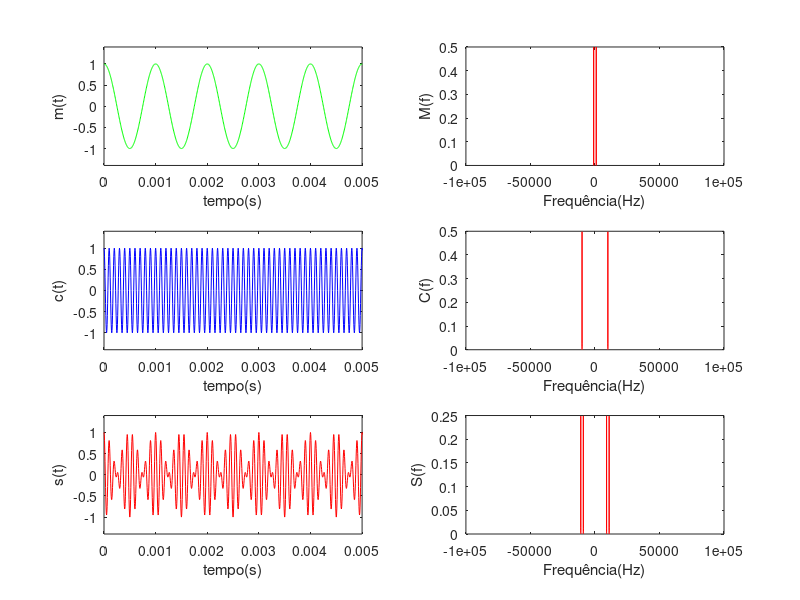
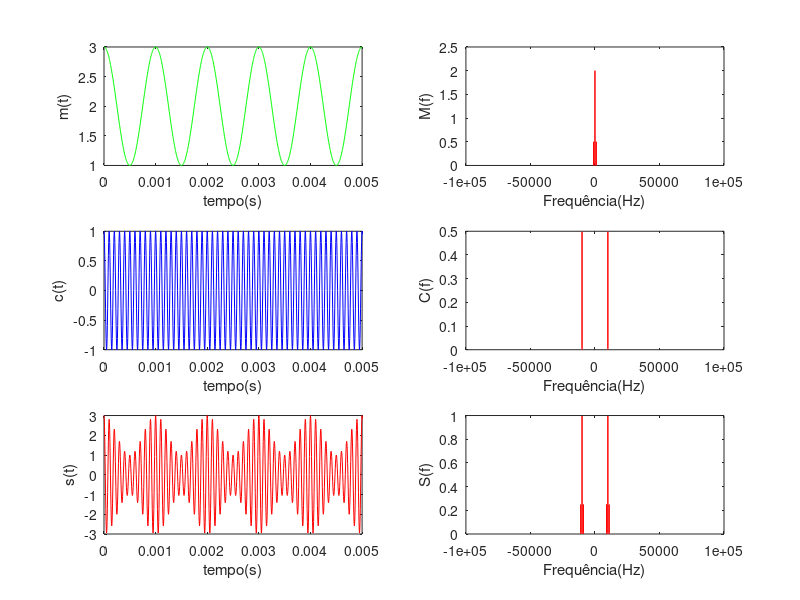

Write the MATLAB code that produced these figures, in order.
close all;
clear all;
clc;

A0 = 2;
Am = 1;
fm = 1000;

Ac = 1;
fc = 10000;
fs = 200*fm;
n = 20;
n_periodo = 1000;
t_final = n_periodo*(1/fm);
ts = 1/fs;
t = [0:ts:t_final];

m = Am*cos(2*pi*fm*t);
c = Ac*cos(2*pi*fc*t);
m_AMDSB = m+A0;

s = m.*c;
s_AMDSB = m_AMDSB.*c;

figure(1)
subplot(3,2,1);
plot(t, m, 'g');
ylim([-1.4 1.4]);
xlim([0 t_final/200]);
ylabel('m(t)');
xlabel('tempo(s)');

subplot(3,2,3);
plot(t, c, 'b');
ylim([-1.4 1.4]);
xlim([0 t_final/200]);
ylabel('c(t)');
xlabel('tempo(s)');

subplot(3,2,5);
plot(t,s, 'r');
ylim([-1.4 1.4]);
xlim([0 t_final/200]);
ylabel('s(t)');
xlabel('tempo(s)');

f_passo = 1/(t_final);
f = [-fs/2:f_passo:fs/2];

M = fftshift(fft(m)/length(m));
C = fftshift(fft(c)/length(c));
S = fftshift(fft(s)/length(s));

M_AMDSB = fftshift(fft(m_AMDSB)/length(m_AMDSB));
S_AMDSB = fftshift(fft(s_AMDSB)/length(s_AMDSB));

subplot(3,2,2);
plot(f,abs(M),'r');
xlim([-0.1e6 0.1e6]);
ylabel('M(f)');
xlabel('Frequência(Hz)');

subplot(3,2,4);
plot(f,abs(C),'r');
xlim([-0.1e6 0.1e6]);
ylabel('C(f)');
xlabel('Frequência(Hz)');

subplot(3,2,6);
plot(f,abs(S),'r');
xlim([-0.1e6 0.1e6]);
ylabel('S(f)');
xlabel('Frequência(Hz)');

figure(2);
subplot(3,2,1);
plot(t, m_AMDSB, 'g');
xlim([0 t_final/200]);
%ylim([-1.4 1.4]);
ylabel('m(t)');
xlabel('tempo(s)');

subplot(3,2,3);
plot(t, c, 'b');
xlim([0 t_final/200]);
%ylim([-1.4 1.4]);
ylabel('c(t)');
xlabel('tempo(s)');

subplot(3,2,5);
plot(t,s_AMDSB, 'r');
%ylim([-1.4 1.4]);
xlim([0 t_final/200]);
ylabel('s(t)');
xlabel('tempo(s)');

 subplot(3,2,2);
plot(f,abs(M_AMDSB),'r');
xlim([-0.1e6 0.1e6]);
ylabel('M(f)');
xlabel('Frequência(Hz)');

subplot(3,2,4);
plot(f,abs(C),'r');
xlim([-0.1e6 0.1e6]);
ylabel('C(f)');
xlabel('Frequência(Hz)');

subplot(3,2,6);
plot(f,abs(S_AMDSB),'r');
xlim([-0.1e6 0.1e6]);
ylabel('S(f)');
xlabel('Frequência(Hz)');